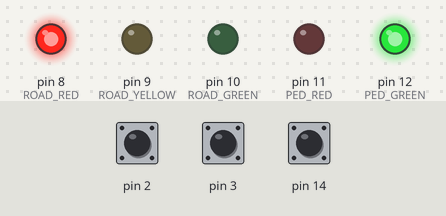
The program below on a simulated Arduino Uno, built with avr-gcc and run on an emulated ATmega328P. On the bench: output pins drawn as LEDs (lit = HIGH). Dashed ring = blinking. The inputs (shaded band) are chosen by the test bench; at power-on: pin 14 HIGH, pin 2 HIGH, pin 3 HIGH.

Above: at 5.0 s.
5.1 s: pin 14 pulled LOW for 0.15 s
At 6.25 s:
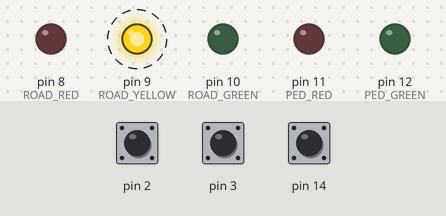
8.2 s: pin 14 pulled LOW for 3.2 s
At 13.1 s:
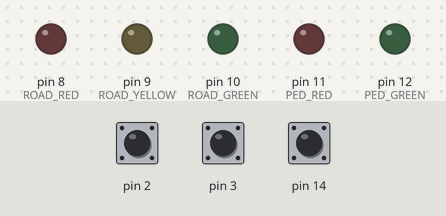
13.7 s: pin 14 pulled LOW for 1 s
At 15.8 s:
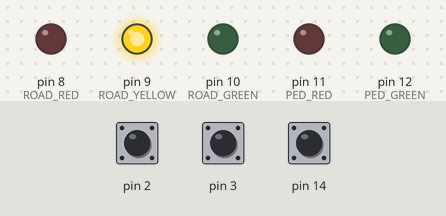
Timing chart, 0 to 22.7 s (numbered marks = the images above; inputs shaded):
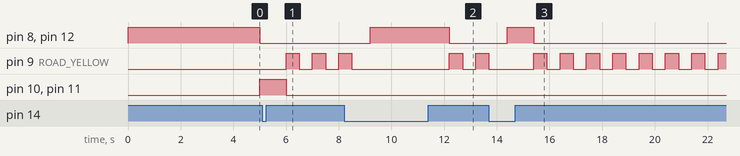

The program:

main.cpp
```cpp
#include <Arduino.h>
#define F_CPU 16000000UL

#include <avr/io.h>
#include <avr/interrupt.h>
#include <util/delay.h>

// ---------------- LED Pins ----------------
// Road LEDs
#define ROAD_RED      PB0
#define ROAD_YELLOW   PB1
#define ROAD_GREEN    PB2

// Pedestrian LEDs
#define PED_RED       PB3
#define PED_GREEN     PB4

// ---------------- Button Pins ----------------
// INT0 -> PD2
// INT1 -> PD3
// PCINT -> PC0

volatile uint8_t emergency_flag = 0;
volatile uint8_t pedestrian_flag = 0;
volatile uint8_t maintenance_flag = 0;

// ---------------- Functions ----------------

void all_leds_off()
{
    PORTB &= ~((1 << ROAD_RED) |
               (1 << ROAD_YELLOW) |
               (1 << ROAD_GREEN) |
               (1 << PED_RED) |
               (1 << PED_GREEN));
}

void normal_red_state()
{
    PORTB |= (1 << ROAD_RED);
    PORTB &= ~((1 << ROAD_GREEN) | (1 << ROAD_YELLOW));

    PORTB |= (1 << PED_GREEN);
    PORTB &= ~(1 << PED_RED);
}

void normal_green_state()
{
    PORTB |= (1 << ROAD_GREEN);
    PORTB &= ~((1 << ROAD_RED) | (1 << ROAD_YELLOW));

    PORTB |= (1 << PED_RED);
    PORTB &= ~(1 << PED_GREEN);
}

void emergency_mode()
{
    emergency_flag = 0;

    // Pedestrian RED
    PORTB |= (1 << PED_RED);
    PORTB &= ~(1 << PED_GREEN);

    // Road GREEN
    PORTB |= (1 << ROAD_GREEN);
    PORTB &= ~((1 << ROAD_RED) | (1 << ROAD_YELLOW));

    for(int i = 0; i < 10; i++)
    {
        _delay_ms(1000);
    }
}

void pedestrian_mode()
{
    pedestrian_flag = 0;

    // Yellow ON with current signal
    PORTB |= (1 << ROAD_YELLOW);

    for(int i = 0; i < 5; i++)
    {
        _delay_ms(1000);
    }

    // Road RED
    PORTB |= (1 << ROAD_RED);
    PORTB &= ~((1 << ROAD_GREEN) | (1 << ROAD_YELLOW));

    // Pedestrian GREEN
    PORTB |= (1 << PED_GREEN);
    PORTB &= ~(1 << PED_RED);

    for(int i = 0; i < 10; i++)
    {
        _delay_ms(1000);
    }
}

void maintenance_mode()
{
    while(maintenance_flag)
    {
        all_leds_off();

        PORTB |= (1 << ROAD_YELLOW);
        _delay_ms(500);

        PORTB &= ~(1 << ROAD_YELLOW);
        _delay_ms(500);

        // Exit maintenance mode if button pressed again
        if(!(PINC & (1 << PC0)))
        {
            _delay_ms(200);

            if(!(PINC & (1 << PC0)))
            {
                maintenance_flag = 0;
            }
        }
    }
}

// ---------------- Interrupts ----------------

// INT0 -> Emergency
ISR(INT0_vect)
{
    emergency_flag = 1;
}

// INT1 -> Pedestrian
ISR(INT1_vect)
{
    pedestrian_flag = 1;
}

// Pin Change Interrupt -> Maintenance
ISR(PCINT1_vect)
{
    maintenance_flag = 1;
}

// ---------------- Main ----------------

int main(void)
{
    // LED pins as OUTPUT
    DDRB |= (1 << ROAD_RED) |
            (1 << ROAD_YELLOW) |
            (1 << ROAD_GREEN) |
            (1 << PED_RED) |
            (1 << PED_GREEN);

    // Button pins as INPUT
    DDRD &= ~((1 << PD2) | (1 << PD3));
    DDRC &= ~(1 << PC0);

    // Enable pull-up resistors
    PORTD |= (1 << PD2) | (1 << PD3);
    PORTC |= (1 << PC0);

    // -------- Interrupt Configuration --------

    // INT0 falling edge
    EICRA |= (1 << ISC01);
    EICRA &= ~(1 << ISC00);

    // INT1 falling edge
    EICRA |= (1 << ISC11);
    EICRA &= ~(1 << ISC10);

    // Enable INT0 and INT1
    EIMSK |= (1 << INT0) | (1 << INT1);

    // Enable Pin Change Interrupt for PC0
    PCICR |= (1 << PCIE1);
    PCMSK1 |= (1 << PCINT8);

    // Global interrupt enable
    sei();

    while(1)
    {
        // Highest priority
        if(maintenance_flag)
        {
            maintenance_mode();
        }

        if(emergency_flag)
        {
            emergency_mode();
        }

        if(pedestrian_flag)
        {
            pedestrian_mode();
        }

        // Normal operation
        normal_red_state();

        for(int i = 0; i < 5; i++)
        {
            _delay_ms(1000);

            if(emergency_flag || pedestrian_flag || maintenance_flag)
                break;
        }

        if(emergency_flag || pedestrian_flag || maintenance_flag)
            continue;

        normal_green_state();

        for(int i = 0; i < 5; i++)
        {
            _delay_ms(1000);

            if(emergency_flag || pedestrian_flag || maintenance_flag)
                break;
        }
    }
}
```

Measured:
- after the input at 5.1 s, pin 9 (ROAD_YELLOW): alternates HIGH for 0.50 s and LOW for 0.50 s, starting after 0.90 s; pin 10 (ROAD_GREEN), pin 11 (PED_RED): HIGH → LOW after 0.90 s
- after the input at 8.2 s, pin 8 (ROAD_RED), pin 12 (PED_GREEN): LOW → HIGH after 1.0 s, → LOW 3.0 s later
- after the input at 13.7 s, pin 8 (ROAD_RED), pin 12 (PED_GREEN): LOW → HIGH after 0.70 s, → LOW 1.0 s later
